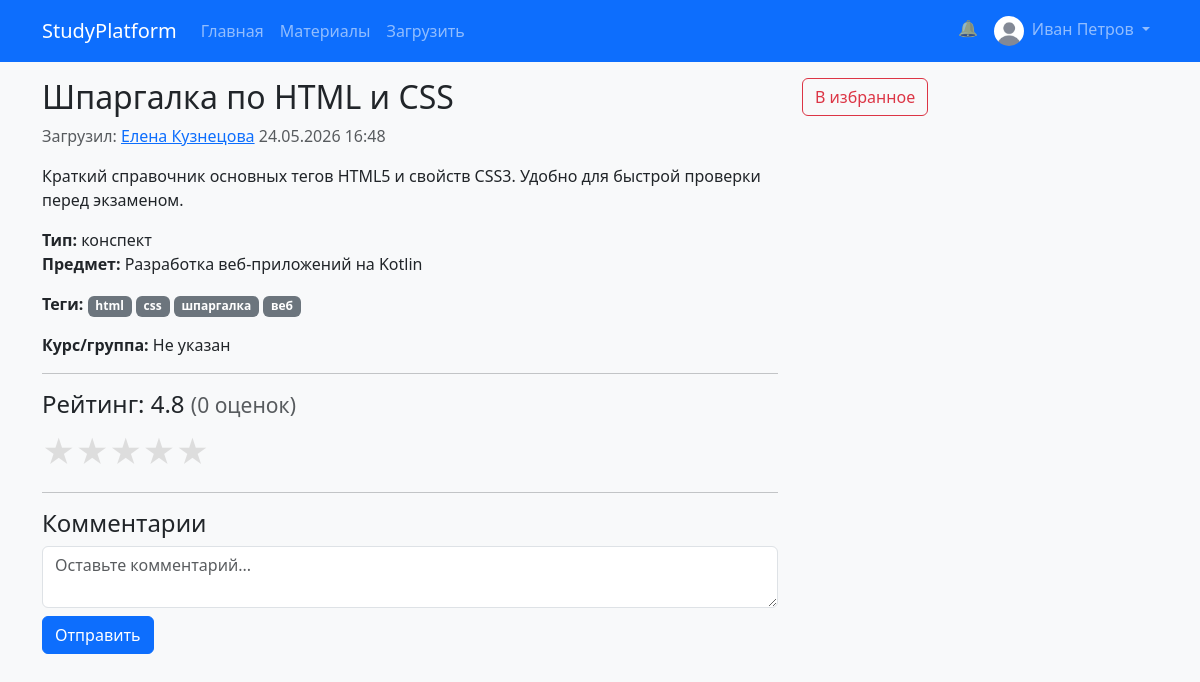
Page /materials/6 (signed in) on the committed database.
### app/models.py (models this page shows, shortened)
class User(UserMixin, db.Model):
    id = db.Column(db.Integer, primary_key=True)
    email = db.Column(db.String(100), unique=True, nullable=False)
    password_hash = db.Column(db.String(128))
    full_name = db.Column(db.String(100), nullable=False)
    avatar = db.Column(db.String(200), default='defaults_avatars/default.png')
    role = db.Column(db.String(20), default='student')  # student, teacher, admin
    faculty = db.Column(db.String(100), default='')
    course = db.Column(db.String(10), default='')
    bio = db.Column(db.Text, default='')
    rating = db.Column(db.Float, default=0.0)
    created_at = db.Column(db.DateTime, default=datetime.utcnow)
    materials = db.relationship('Material', backref='author', lazy='dynamic')
    ratings = db.relationship('Rating', backref='user', lazy='dynamic')
    comments = db.relationship('Comment', backref='user', lazy='dynamic')
    favorites = db.relationship('Favorite', backref='user', lazy='dynamic')
    def is_admin(self):
        return self.role == 'admin'

class Material(db.Model):
    id = db.Column(db.Integer, primary_key=True)
    title = db.Column(db.String(200), nullable=False)
    description = db.Column(db.Text)
    type = db.Column(db.String(20))  # 'конспект', 'решение', 'видео', 'презентация'
    file_url = db.Column(db.String(300))  # ссылка или путь к файлу
    user_id = db.Column(db.Integer, db.ForeignKey('user.id'), nullable=False)
    subject_id = db.Column(db.Integer, db.ForeignKey('subject.id'))
    course_id = db.Column(db.Integer)  # или связь с курсом, пока просто число
    views = db.Column(db.Integer, default=0)
    downloads = db.Column(db.Integer, default=0)
    average_rating = db.Column(db.Float, default=0.0)
    created_at = db.Column(db.DateTime, default=datetime.utcnow)
    updated_at = db.Column(db.DateTime, default=datetime.utcnow, onupdate=datetime.utcnow)
    tags = db.relationship('Tag', secondary=material_tags, backref=db.backref('materials', lazy='dynamic'), lazy='dynamic')
    comments = db.relationship('Comment', backref='material', lazy='dynamic')
    ratings = db.relationship('Rating', backref='material', lazy='dynamic')
    favorites = db.relationship('Favorite', backref='material', lazy='dynamic')

class Subject(db.Model):
    id = db.Column(db.Integer, primary_key=True)
    name = db.Column(db.String(100), nullable=False)
    code = db.Column(db.String(20), unique=True)
    faculty = db.Column(db.String(100))
    description = db.Column(db.Text)
    materials = db.relationship('Material', backref='subject', lazy='dynamic')

class Tag(db.Model):
    id = db.Column(db.Integer, primary_key=True)
    name = db.Column(db.String(50), unique=True, nullable=False)

### app/routes/materials.py (the view)
@materials_bp.route('/<int:id>')
def material_detail(id):
    material = Material.query.get_or_404(id)
    material.views += 1
    db.session.commit()
    user_rating = None
    if current_user.is_authenticated:
        rating_obj = Rating.query.filter_by(user_id=current_user.id, material_id=id).first()
        if rating_obj:
            user_rating = rating_obj.value
    return render_template('materials/material_detail.html', material=material, user_rating=user_rating)

### app/templates/materials/material_detail.html (shortened to what this page needs)
{% extends 'base.html' %}
{% block content %}
<div class="row">
    <div class="col-md-8">
        <h2>{{ material.title }}</h2>
        <p class="text-muted">
            Загрузил: <a href="{{ url_for('profile.user_profile', id=material.author.id) }}">{{ material.author.full_name }}</a>
            {{ material.created_at.strftime('%d.%m.%Y %H:%M') }}
        </p>
        <p>{{ material.description }}</p>
        <p>
            <strong>Тип:</strong> {{ material.type }}<br>
            <strong>Предмет:</strong> {{ material.subject.name if material.subject else 'Не указан' }}<br>
            {% if material.tags.count() > 0 %}
            <p>
                <strong>Теги:</strong>
                {% for tag in material.tags %}
                    <a href="{{ url_for('materials.browse', tag=tag.name) }}" class="badge bg-secondary text-decoration-none">{{ tag.name }}</a>
                {% endfor %}
            </p>
            {% endif %}
            <strong>Курс/группа:</strong> {{ material.course_id or 'Не указан' }}
        </p>
        <hr>
        <h4>
            Рейтинг: {{ '%.1f' % material.average_rating }}
            <small class="text-muted">({{ material.ratings.count() }} оценок)</small>
        </h4>
        {% if current_user.is_authenticated and current_user.id != material.author.id %}
        <form method="POST" action="{{ url_for('materials.rate', material_id=material.id) }}" class="star-form">
            <div class="star-rating">
                {% for i in range(5, 0, -1) %}
                    <label for="star{{ i }}">★</label>
                {% endfor %}
            </div>
        </form>
        {% elif current_user.is_authenticated and current_user.id == material.author.id %}
        <p class="text-muted small">Вы не можете оценить свой материал</p>
        {% else %}
        <p><a href="{{ url_for('auth.login') }}">Войдите</a>, чтобы оценить</p>
        {% endif %}
        <hr>
        <h4>Комментарии</h4>
        {% if current_user.is_authenticated %}
        <form method="POST" action="{{ url_for('materials.add_comment', material_id=material.id) }}">
            <textarea name="text" class="form-control mb-2" rows="2" placeholder="Оставьте комментарий..." required></textarea>
            <button class="btn btn-primary">Отправить</button>
        </form>
        {% else %}
        <p><a href="{{ url_for('auth.login') }}">Войдите</a>, чтобы оставить комментарий.</p>
        {% endif %}
    </div>
    <div class="col-md-4">
        {% if current_user.is_authenticated %}
        <form method="POST" action="{{ url_for('materials.toggle_favorite', material_id=material.id) }}">
            {% set is_fav = material.favorites.filter_by(user_id=current_user.id).first() %}
            <button class="btn {% if is_fav %}btn-danger{% else %}btn-outline-danger{% endif %} btn-block">
                {% if is_fav %}Убрать из избранного{% else %}В избранное{% endif %}
            </button>
        </form>
        {% endif %}
    </div>
</div>
{% endblock %}

### app/templates/base.html (shortened to what this page needs)
<!DOCTYPE html>
<html lang="ru">
<head>
    <link href="https://cdn.jsdelivr.net/npm/bootstrap@5.3.0/dist/css/bootstrap.min.css" rel="stylesheet">
    <link rel="stylesheet" href="{{ url_for('static', filename='css/style.css') }}">
</head>
<body>
    <nav class="navbar navbar-expand-lg navbar-dark bg-primary">
        <div class="container">
            <a class="navbar-brand" href="{{ url_for('main.index') }}">StudyPlatform</a>
            <div class="collapse navbar-collapse" id="navbarNav">
                <ul class="navbar-nav me-auto">
                    <li class="nav-item">
                        <a class="nav-link" href="{{ url_for('main.index') }}">Главная</a>
                    </li>
                    <li class="nav-item">
                        <a class="nav-link" href="{{ url_for('materials.browse') }}">Материалы</a>
                    </li>
                    {% if current_user.is_authenticated %}
                    <li class="nav-item">
                        <a class="nav-link" href="{{ url_for('materials.upload') }}">Загрузить</a>
                    </li>
                    {% endif %}
                </ul>
                <ul class="navbar-nav">
                    {% if current_user.is_authenticated %}
                    <li class="nav-item">
                        <a class="nav-link position-relative" href="{{ url_for('notifications.list_notifications') }}">
                            🔔
                        </a>
                    </li>
                    <li class="nav-item dropdown">
                        <a class="nav-link dropdown-toggle" href="#" role="button" data-bs-toggle="dropdown">
                            {% set avatar_url = url_for('static', filename='uploads/' + current_user.avatar) if current_user.avatar else 'https://via.placeholder.com/30' %}
                            <img src="{{ avatar_url }}" class="rounded-circle me-1" width="30" height="30" style="object-fit: cover;" onerror="this.src='https://via.placeholder.com/30'">
                            {{ current_user.full_name }}
                        </a>
                    </li>
                    {% endif %}
                </ul>
            </div>
        </div>
    </nav>
    <div class="container mt-3">
        {% block content %}{% endblock %}
    </div>
</body>
</html>

### static/css/style.css (style rules this page uses)
body { background-color: #f8f9fa; }
.rounded-circle { object-fit: cover; }
.star-form { margin: 10px 0; }
.star-rating { display: flex; flex-direction: row-reverse; justify-content: flex-end; font-size: 2rem; }
.star-rating label { color: #ddd; cursor: pointer; transition: color 0.2s; }

### rows in the picture
User: full_name "Иван Петров"
Material: title "Шпаргалка по HTML и CSS", created_at "24.05.2026 16:48", description "Краткий справочник основных тегов HTML5 и свойств CSS3. Удобно для быстрой проверки перед экзаменом.", type "конспект", average_rating "4.8"
User: author.full_name "Елена Кузнецова"
Subject: subject "Разработка веб-приложений на Kotlin"
Tag: name "html"
Tag: name "css"
Tag: name "шпаргалка"
Tag: name "веб"

### other values in the picture
{{ material.course_id or 'Не указан' }} "Не указан"
{{ material.ratings.count() }} "0"
